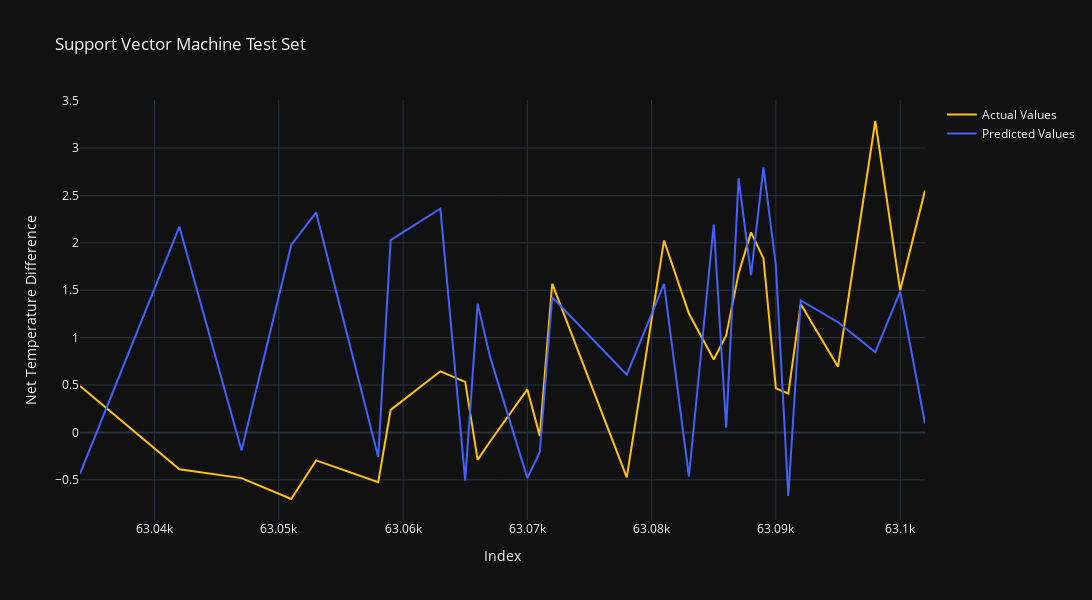

Notebook code for this chart:
### Code cell
fig = make_subplots()

fig.add_trace(
    go.Scatter(x=y_test_sorted.keys(), y=y_test_sorted.values, name='Actual Values', mode='lines', line=dict(color="#FFC300"))
)

fig.add_trace(
    go.Scatter(x=y_test_sorted.keys(), y=clf_yhat, name='Predicted Values', mode='lines', line=dict(color="#4462FA"))
)

# Add figure title
fig.update_layout(
    title_text="Support Vector Machine Test Set"
)

# Set x-axis title
fig.update_xaxes(title_text="Index")

# Set y-axes titles
fig.update_yaxes(title_text="Net Temperature Difference", secondary_y=False)

fig.update_layout(height=600, width=1200, template='plotly_dark')
fig.show()

### Figure 1 — Plotly figure (JSON) as saved in the notebook; plotly's stock layout.template omitted (floating-point values rounded to 4 significant figures)
{"data": [{"line": {"color": "#FFC300"}, "mode": "lines", "name": "Actual Values", "type": "scatter", "x": [63034, 63042, 63047, 63051, 63053, 63058, 63059, 63063, 63065, 63066, 63067, 63070, 63071, 63072, 63078, 63081, 63083, 63085, 63086, 63087, 63088, 63089, 63090, 63091, 63092, 63095, 63098, 63100, 63102], "y": [0.4892, -0.3878, -0.4823, -0.7024, -0.2955, -0.5253, 0.2375, 0.6444, 0.533, -0.2903, -0.09583, 0.4533, -0.03646, 1.568, -0.4741, 2.025, 1.253, 0.7686, 1.024, 1.678, 2.11, 1.836, 0.4653, 0.4101, 1.354, 0.6938, 3.285, 1.499, 2.551]}, {"line": {"color": "#4462FA"}, "mode": "lines", "name": "Predicted Values", "type": "scatter", "x": [63034, 63042, 63047, 63051, 63053, 63058, 63059, 63063, 63065, 63066, 63067, 63070, 63071, 63072, 63078, 63081, 63083, 63085, 63086, 63087, 63088, 63089, 63090, 63091, 63092, 63095, 63098, 63100, 63102], "y": [-0.4363, 2.17, -0.1903, 1.978, 2.321, -0.2589, 2.028, 2.359, -0.5081, 1.358, 0.7967, -0.4807, -0.2088, 1.426, 0.6101, 1.566, -0.4652, 2.193, 0.04898, 2.681, 1.659, 2.796, 1.761, -0.6693, 1.391, 1.162, 0.8479, 1.484, 0.09308]}], "layout": {"height": 600, "title": {"text": "Support Vector Machine Test Set"}, "width": 1200, "xaxis": {"anchor": "y", "domain": [0, 1], "title": {"text": "Index"}}, "yaxis": {"anchor": "x", "domain": [0, 1], "title": {"text": "Net Temperature Difference"}}}}
